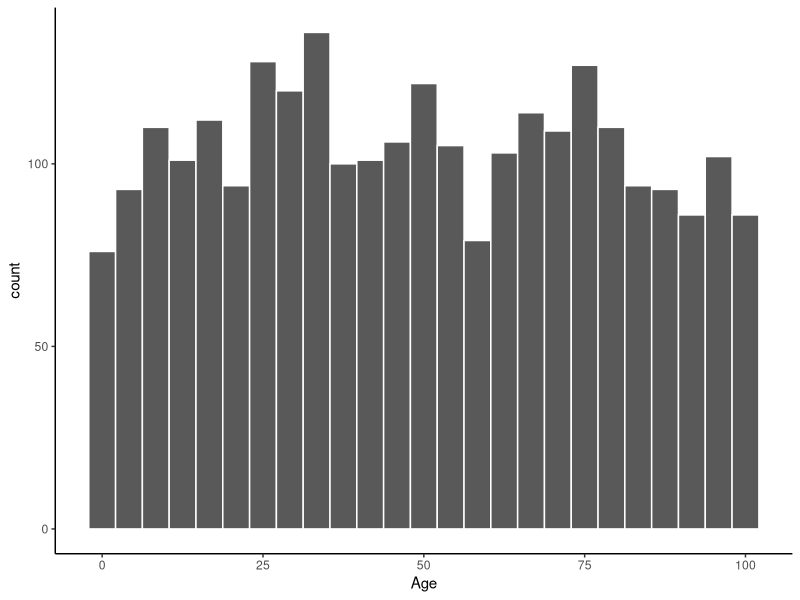

The R script that drew this image:
## ---- chunk 1
knitr::opts_chunk$set(echo = TRUE)
## ---- chunk 2
#setwd("type/here/the/address/")
setwd("/Users/andreastofko/Desktop/bmi-stats/BMI Stats")
## ---- chunk 3
setwd("/Users/andreastofko/Desktop/bmi-stats/BMI Stats")
list.files()
## ---- chunk 4
KG_Samples = read.table("igsr_samples.tsv",sep = "\t", header = T)
head(KG_Samples)
## ---- chunk 5
library(tidyverse)
head(KG_Samples$Data.collections,2)
KG_Samples = KG_Samples %>%
  separate(Data.collections,c("A","B","C","D","E"),",")
## ---- chunk 6
nrow(KG_Samples) ##2513
## ---- chunk 7
table(KG_Samples$Sex)

KG_Samples %>% group_by(Sex) %>% tally()
## ---- chunk 8
table(KG_Samples$Population.code,KG_Samples$Sex)
## ---- chunk 9
KG_Samples %>% filter(Population.code =="GBR") %>% group_by(Sex) %>% tally()

## ---- chunk 10
sample(c(0:100),1)
## ---- chunk 11
KG_Samples$Age = sample(c(0:100),size = nrow(KG_Samples), replace = TRUE)
head(KG_Samples,2)
## ---- chunk 12
KG_Samples = KG_Samples[,c(1,2,14,3:8)]
head(KG_Samples,2)
## ---- chunk 13
colnames(KG_Samples)

KG_Samples = subset(KG_Samples, select=-c(Biosample.ID))

colnames(KG_Samples)
## ---- chunk 14
summary_Age <- KG_Samples %>% 
  summarize(mean = mean(Age), std_dev = sd(Age))
summary_Age
## ---- chunk 15
summary_sex_Age <- KG_Samples %>% 
  group_by(Sex) %>% 
  summarize(mean = mean(Age, na.rm = TRUE), 
            std_dev = sd(Age, na.rm = TRUE))
summary_sex_Age
## ---- chunk 16
KG_Samples %>% 
  group_by(Population.name) %>% 
  summarize(count = n()) %>% 
  arrange(desc(count))
## ---- chunk 17
KG_Samples <- KG_Samples %>% 
  mutate(Age_Months = Age * 52)
## ---- chunk 18
ggplot(data = KG_Samples, mapping = aes(x = Age)) +
  geom_histogram(color = "white", bins = 25)+
  theme_classic()
## ---- chunk 19
KG_Samples = KG_Samples %>% 
  mutate(Age_EUR = if_else(condition = Age <50 & Superpopulation.code=="EUR",true = 1,false = 0))
head(KG_Samples,2)
